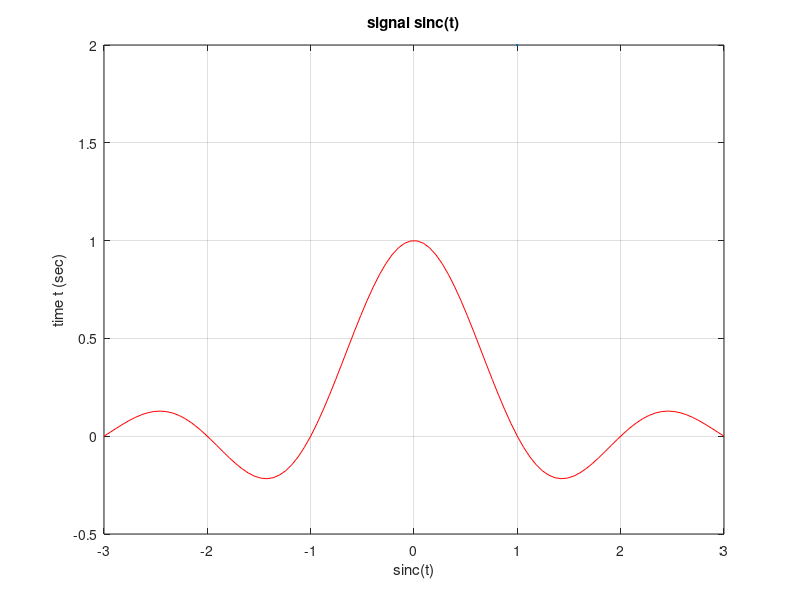
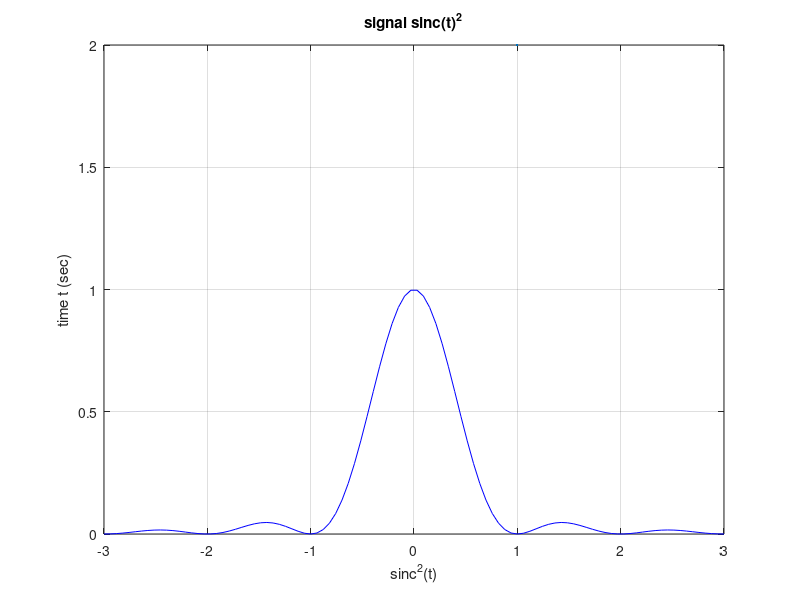
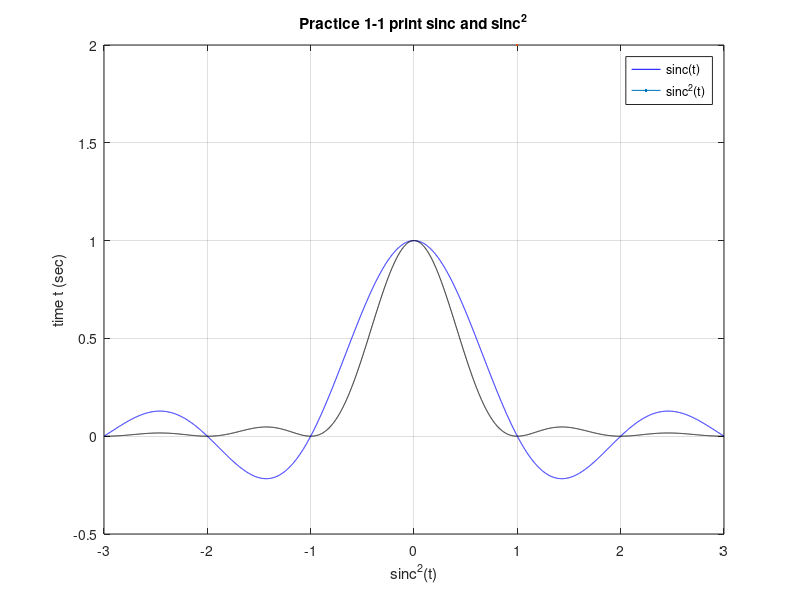

Here is the MATLAB script that generated these plots, in order:

clear;

maxT = 3; minT = -3;

t = linspace(-3, 3);        % domain of the func
y1 = sinc(t);
y2 = sinc(t).^2;

%% print the sinc(t)
figure
plot(t, y1, 'r', LineWidth=2);
title('signal sinc(t)');
xlabel('sinc(t)');
ylabel('time t (sec)');
grid

%% print the sinc^2(t)
figure
plot(t, y2, 'b',LineWidth=2);
title('signal sinc(t)^2');
xlabel('sinc^2(t)');
ylabel('time t (sec)');
grid

%% Use the original function
dt = 0.001;
length = -3:dt:3;

sinc1 = sin(pi*length)./(pi*length);
sinc2 = (sin(pi*length)./(pi*length)).^2;

figure
h1 = plot(length, sinc1, 'b', LineWidth=2);
hold on
h2 = plot(length, sinc2, 'k', LineWidth=2);
title('Practice 1-1 print sinc and sinc^2');
xlabel('sinc^2(t)');
ylabel('time t (sec)');
legend('sinc(t)', 'sinc^2(t)');
grid
%%

